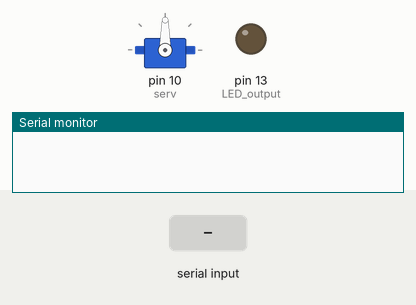
Recording of a sketch running on a simulated Arduino Uno, built with avr-gcc and run on an emulated ATmega328P. On the bench: servo, output pins drawn as LEDs (lit = HIGH), the last lines printed to the serial monitor. Inputs (shaded band) come from the test bench.

Above: at 1.2 s.
1.3 s: "90,45\n" received over Serial
At 2.2 s:
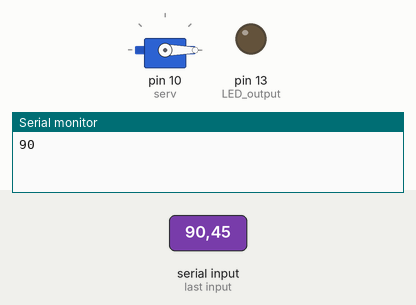
Timing chart, 0 to 4.3 s (numbered marks = the images above; inputs shaded):
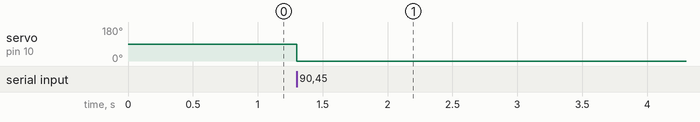

The sketch:

arduino.ino
```cpp
#include <Arduino.h>
#include <Servo.h>


Servo serv;
void setup(){

	Serial.begin(115200);	//Baud rate
	pinMode(13,OUTPUT);		//LED output
	serv.attach(10);		// servo attached to PIN 10
}

void loop(){

	const int NMAX = 64;
	char buffer_ar[NMAX];	// character buffer to recieve data from serial port
	static int i = 0;
	int	len,n;
	int position;

	//check if bytes are available at port
	while(Serial.available() == 0) {
		i++;
	}

	len = 4;		//recieve 4 bytes of data

	// readbytes reads the buffer till length specified and returns the number
	// of bytes read
	n = Serial.readBytes(buffer_ar,len);
	if(n < len){
		Serial.print("\nerror, not enough data read");
	}

	position = atoi(buffer_ar);	//converting to int
	Serial.print(position);			//printing to screen
	serv.writeMicroseconds(position); //writing the value servo
	delay(10);

}
```

Measured:
- after the input at 1.3 s, servo on pin 10 (serv): 90° → 0° at once
